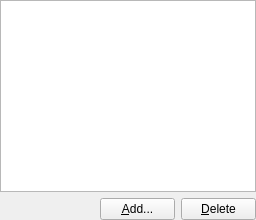
     <widget class="QWidget" name="layout3">
      <layout class="QGridLayout">
       <property name="margin">
        <number>0</number>
       </property>
       <item row="0" column="0" colspan="3">
        <widget class="QListView" name="serverListView"/>
       </item>
       <item row="1" column="2">
        <widget class="QPushButton" name="deleteButton">
         <property name="sizePolicy">
          <sizepolicy hsizetype="Fixed" vsizetype="Fixed">
           <horstretch>0</horstretch>
           <verstretch>0</verstretch>
          </sizepolicy>
         </property>
         <property name="maximumSize">
          <size>
           <width>75</width>
           <height>16777215</height>
          </size>
         </property>
         <property name="text">
          <string>&amp;Delete</string>
         </property>
         <property name="shortcut">
          <string>Alt+D</string>
         </property>
         <property name="autoDefault">
          <bool>false</bool>
         </property>
        </widget>
       </item>
       <item row="1" column="1">
        <widget class="QPushButton" name="addButton">
         <property name="sizePolicy">
          <sizepolicy hsizetype="Fixed" vsizetype="Fixed">
           <horstretch>0</horstretch>
           <verstretch>0</verstretch>
          </sizepolicy>
         </property>
         <property name="maximumSize">
          <size>
           <width>75</width>
           <height>16777215</height>
          </size>
         </property>
         <property name="text">
          <string>&amp;Add...</string>
         </property>
         <property name="shortcut">
          <string>Alt+A</string>
         </property>
         <property name="autoDefault">
          <bool>false</bool>
         </property>
        </widget>
       </item>
       <item row="1" column="0">
        <spacer name="horizontalSpacer_2">
         <property name="orientation">
          <enum>Qt::Horizontal</enum>
         </property>
         <property name="sizeHint" stdset="0">
          <size>
           <width>0</width>
           <height>0</height>
          </size>
         </property>
        </spacer>
       </item>
      </layout>
     </widget>
